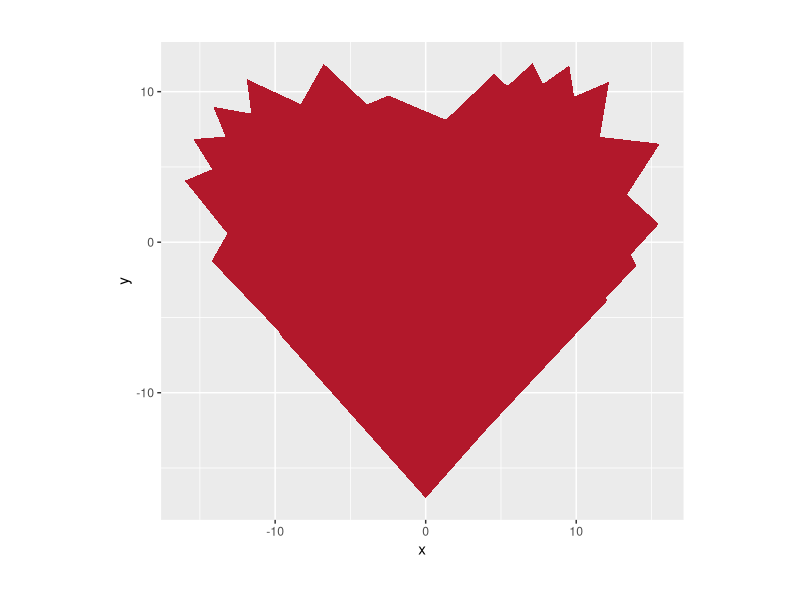

The R source for this figure:
library(ggplot2)

geom_heart <- function(..., colour = "#67001f", size = 0.5, fill = "#b2182b",
                       mul = 1.0, na.rm = FALSE, show.legend = NA, inherit.aes = TRUE) {
  
  data <- data.frame(t=seq(0, 10 * pi, by = 1))
  
  x <- function(t) 16*sin(t)^3
  y <- function(t) 13*cos(t) - 5*cos(2*t) - 2*cos(3*t) - cos(4*t)
  
  data$x <- x(data$t) * mul
  data$y <- y(data$t) * mul
  
  data <- rbind(data, data[1,])
  
  layer(
    data = data,
    mapping = aes(x=x, y=y),
    stat = "identity",
    geom = ggplot2::GeomPolygon,
    position = "identity",
    show.legend = show.legend,
    inherit.aes = inherit.aes,
    params = list(
      na.rm = na.rm,
      size = size,
      colour = colour,
      fill = fill,
      ...
    )
  )
  
}

theme_heart <- function() {
    theme(plot.title = element_text(hjust = 0.5, size = 28)) +
    theme(plot.margin = margin(30, 30, 30, 30))
}

ggplot() +
  geom_heart(colour = NA) +
  coord_equal() +
  theme_heart()
